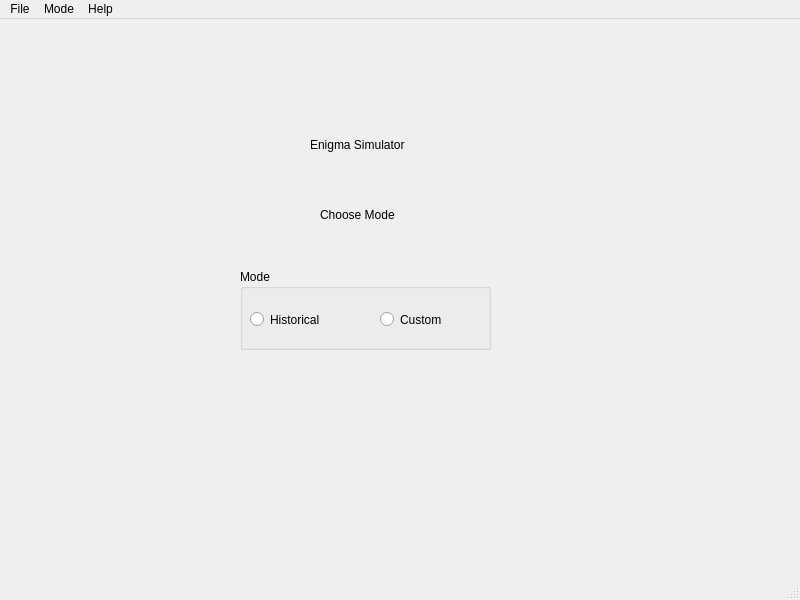
<?xml version="1.0" encoding="UTF-8"?>
<ui version="4.0">
 <class>EnigmaSimulator</class>
 <widget class="QMainWindow" name="EnigmaSimulator">
  <property name="geometry">
   <rect>
    <x>0</x>
    <y>0</y>
    <width>800</width>
    <height>600</height>
   </rect>
  </property>
  <property name="windowTitle">
   <string>EnigmaSimulator</string>
  </property>
  <widget class="QWidget" name="centralwidget">
   <widget class="QLabel" name="label">
    <property name="geometry">
     <rect>
      <x>310</x>
      <y>100</y>
      <width>111</width>
      <height>51</height>
     </rect>
    </property>
    <property name="text">
     <string>Enigma Simulator</string>
    </property>
   </widget>
   <widget class="QLabel" name="label_2">
    <property name="geometry">
     <rect>
      <x>320</x>
      <y>180</y>
      <width>101</width>
      <height>31</height>
     </rect>
    </property>
    <property name="text">
     <string>Choose Mode</string>
    </property>
   </widget>
   <widget class="QGroupBox" name="Modegroup">
    <property name="geometry">
     <rect>
      <x>240</x>
      <y>250</y>
      <width>251</width>
      <height>81</height>
     </rect>
    </property>
    <property name="title">
     <string>Mode</string>
    </property>
    <widget class="QRadioButton" name="radioHistorical">
     <property name="geometry">
      <rect>
       <x>10</x>
       <y>40</y>
       <width>90</width>
       <height>21</height>
      </rect>
     </property>
     <property name="text">
      <string>Historical</string>
     </property>
    </widget>
    <widget class="QRadioButton" name="radioCustom">
     <property name="geometry">
      <rect>
       <x>140</x>
       <y>40</y>
       <width>90</width>
       <height>21</height>
      </rect>
     </property>
     <property name="text">
      <string>Custom</string>
     </property>
    </widget>
   </widget>
  </widget>
  <widget class="QMenuBar" name="menubar">
   <property name="geometry">
    <rect>
     <x>0</x>
     <y>0</y>
     <width>800</width>
     <height>21</height>
    </rect>
   </property>
   <widget class="QMenu" name="menuFile">
    <property name="title">
     <string>File</string>
    </property>
    <addaction name="actionNew_configuration"/>
    <addaction name="actionSave_configuration"/>
    <addaction name="actionLoad_configuration"/>
    <addaction name="separator"/>
    <addaction name="actionClose"/>
   </widget>
   <widget class="QMenu" name="menuMode">
    <property name="title">
     <string>Mode</string>
    </property>
    <addaction name="actionHistorical"/>
    <addaction name="actionCustom"/>
   </widget>
   <widget class="QMenu" name="menuHelp">
    <property name="title">
     <string>Help</string>
    </property>
    <addaction name="actionUser_Manual"/>
    <addaction name="actionAbout"/>
   </widget>
   <addaction name="menuFile"/>
   <addaction name="menuMode"/>
   <addaction name="menuHelp"/>
  </widget>
  <widget class="QStatusBar" name="statusbar"/>
  <action name="actionSave_configuration">
   <property name="text">
    <string>Save</string>
   </property>
  </action>
  <action name="actionLoad_configuration">
   <property name="text">
    <string>Load</string>
   </property>
  </action>
  <action name="actionClose">
   <property name="text">
    <string>Close</string>
   </property>
  </action>
  <action name="actionNew_configuration">
   <property name="text">
    <string>New</string>
   </property>
  </action>
  <action name="actionHistorical">
   <property name="text">
    <string>Historical</string>
   </property>
  </action>
  <action name="actionCustom">
   <property name="text">
    <string>Custom</string>
   </property>
  </action>
  <action name="actionUser_Manual">
   <property name="text">
    <string>User Manual</string>
   </property>
  </action>
  <action name="actionAbout">
   <property name="text">
    <string>About</string>
   </property>
  </action>
 </widget>
 <resources/>
 <connections/>
</ui>
